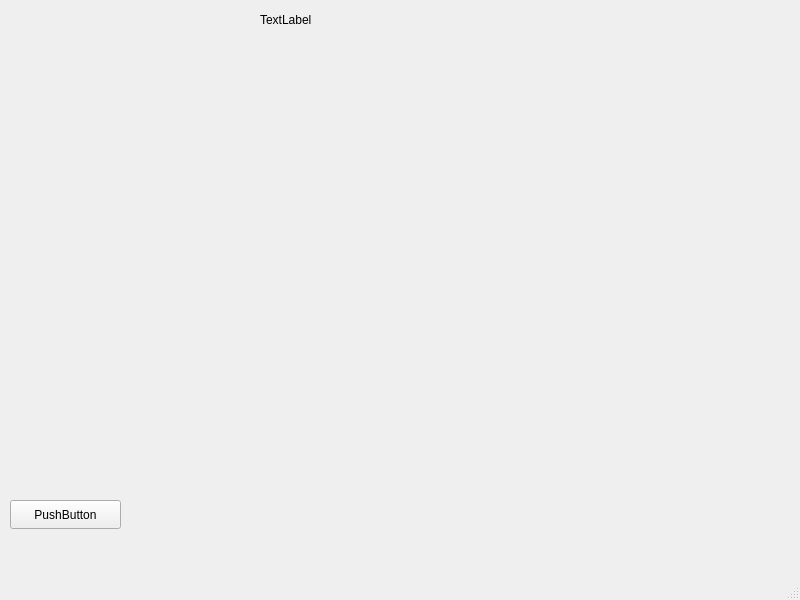
<?xml version="1.0" encoding="UTF-8"?>
<ui version="4.0">
 <class>MainWindow</class>
 <widget class="QMainWindow" name="MainWindow">
  <property name="geometry">
   <rect>
    <x>0</x>
    <y>0</y>
    <width>800</width>
    <height>600</height>
   </rect>
  </property>
  <property name="windowTitle">
   <string>MainWindow</string>
  </property>
  <widget class="QWidget" name="centralwidget">
   <widget class="QPushButton" name="nextWordButton">
    <property name="geometry">
     <rect>
      <x>10</x>
      <y>500</y>
      <width>111</width>
      <height>29</height>
     </rect>
    </property>
    <property name="text">
     <string>PushButton</string>
    </property>
   </widget>
   <widget class="QLabel" name="longestWordLabel">
    <property name="geometry">
     <rect>
      <x>260</x>
      <y>10</y>
      <width>141</width>
      <height>20</height>
     </rect>
    </property>
    <property name="text">
     <string>TextLabel</string>
    </property>
   </widget>
  </widget>
  <widget class="QMenuBar" name="menubar">
   <property name="geometry">
    <rect>
     <x>0</x>
     <y>0</y>
     <width>800</width>
     <height>25</height>
    </rect>
   </property>
  </widget>
  <widget class="QStatusBar" name="statusbar"/>
 </widget>
 <resources/>
 <connections/>
</ui>
